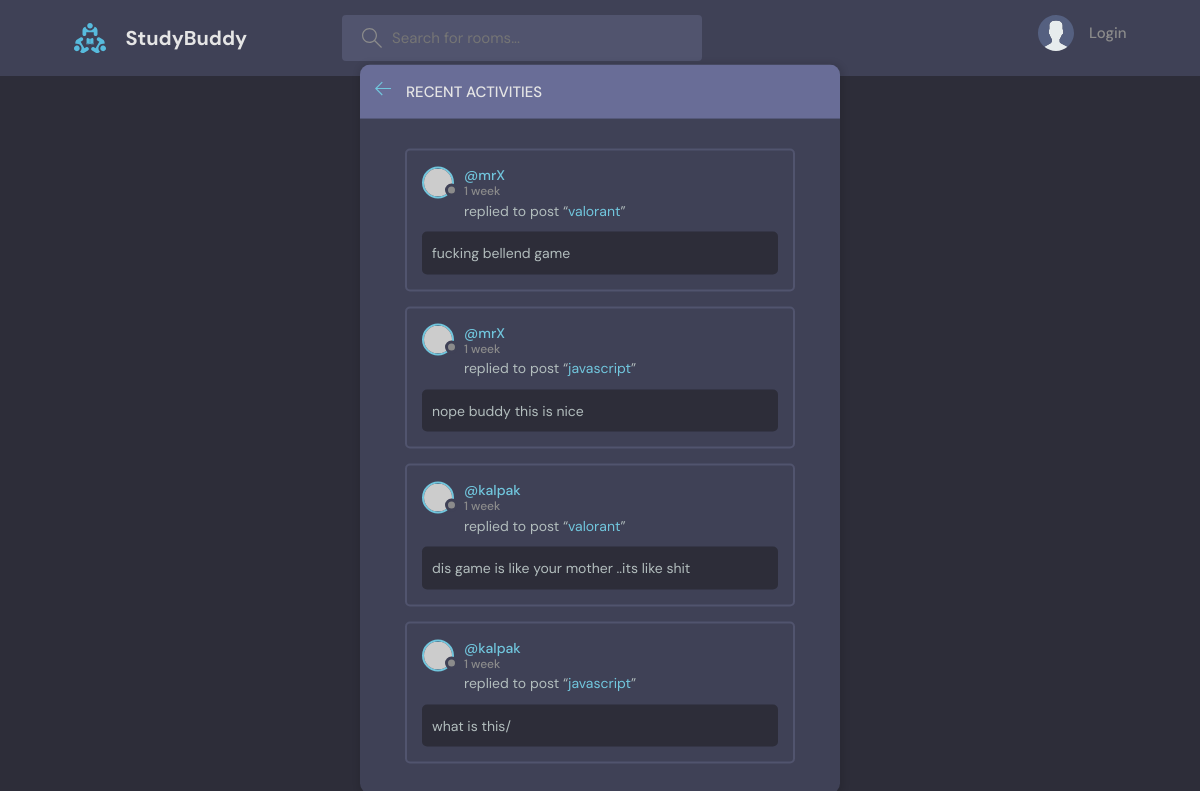
The page /activity/ on the database as committed earlier.
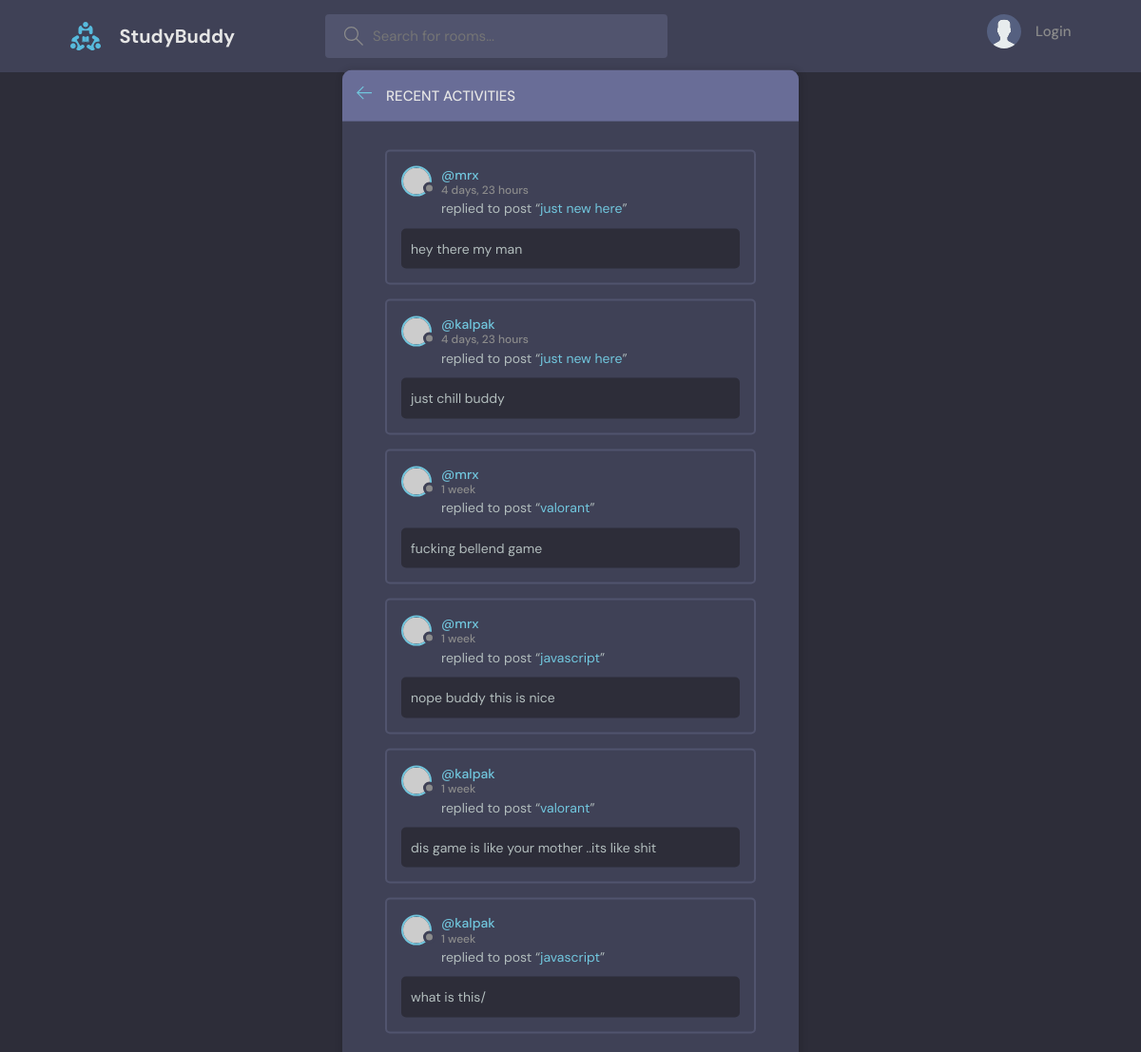
The same page on the database as committed later.
### base/models.py (models this page shows)
class Message(models.Model):
    user = models.ForeignKey(User, on_delete=models.CASCADE)
    room = models.ForeignKey(Room, on_delete=models.CASCADE)
    body = models.TextField()
    updated = models.DateTimeField(auto_now=True)
    created = models.DateTimeField(auto_now_add=True)
    def __str__(self):
        return self.body[0:50]
    class Meta:
        ordering = ['-updated', 'created']

class Room(models.Model):
    host = models.ForeignKey(User, null=True, on_delete=models.SET_NULL)
    topic = models.ForeignKey(Topic, null=True, on_delete=models.SET_NULL)
    name = models.CharField(max_length=200)
    description = models.TextField(null=True, blank=True)
    participants=models.ManyToManyField(User,related_name='participants',blank=True)
    updated = models.DateTimeField(auto_now=True)
    created = models.DateTimeField(auto_now_add=True)
    def __str__(self):
        return self.name
    class Meta:
        ordering = ['-updated', 'created']

### base/views.py (the view)
# urls.py: path('activity/',views.activity_page,name='activity'),
def activity_page(request):
    room_messages=models.Message.objects.all()
    context={'msgs':room_messages}
    return render(request,'base/activity.html',context)

### base/templates/base/activity.html (shortened to what this page needs)
{% extends 'main.html' %}
{% block Content %}
    <main class="layout">
      <div class="container">
        <div class="layout__box">
          <div class="layout__boxHeader">
            <div class="layout__boxTitle">
              <a href="{% url 'home' %}">
                <svg version="1.1" xmlns="http://www.w3.org/2000/svg" width="32" height="32" viewBox="0 0 32 32">
                  <title>arrow-left</title>
                  <path
                    d="M13.723 2.286l-13.723 13.714 13.719 13.714 1.616-1.611-10.96-10.96h27.625v-2.286h-27.625l10.965-10.965-1.616-1.607z"
                  ></path>
                </svg>
              </a>
              <h3>Recent Activities</h3>
            </div>
          </div>
          <div class="activities-page layout__body">
            {% for msg in msgs %}
            <div class="activities__box">
              <div class="activities__boxHeader roomListRoom__header">
                <a href="{% url 'user_profile' pk=msg.user.pk %}" class="roomListRoom__author">
                  <div class="avatar avatar--small">
                    <img src="https://randomuser.me/api/portraits/women/11.jpg" />
                  </div>
                  <p>
                    @{{msg.user.username}}
                    <span>{{msg.created|timesince}}</span>
                  </p>
                </a>
              </div>
              <div class="activities__boxContent">
                <p>replied to post “<a href="{% url 'room' pk=msg.room.id %}">{{msg.room}}</a>”</p>
                <div class="activities__boxRoomContent">
                  {{msg}}
                </div>
              </div>
            </div>
            {% endfor %}
          </div>
        </div>
      </div>
    </main>
    {% endblock Content %}

Rows that differ between the two databases and show on the page:
added Message: user.username "mrx", created "4 days, 23 hours", room "just new here", body "hey there my man"
added Message: user.username "kalpak", created "4 days, 23 hours", room "just new here", body "just chill buddy"
changed through a linked row, Message "fucking bellend game": user.username "mrX" → "mrx"
changed through a linked row, Message "nope buddy this is nice": user.username "mrX" → "mrx"
